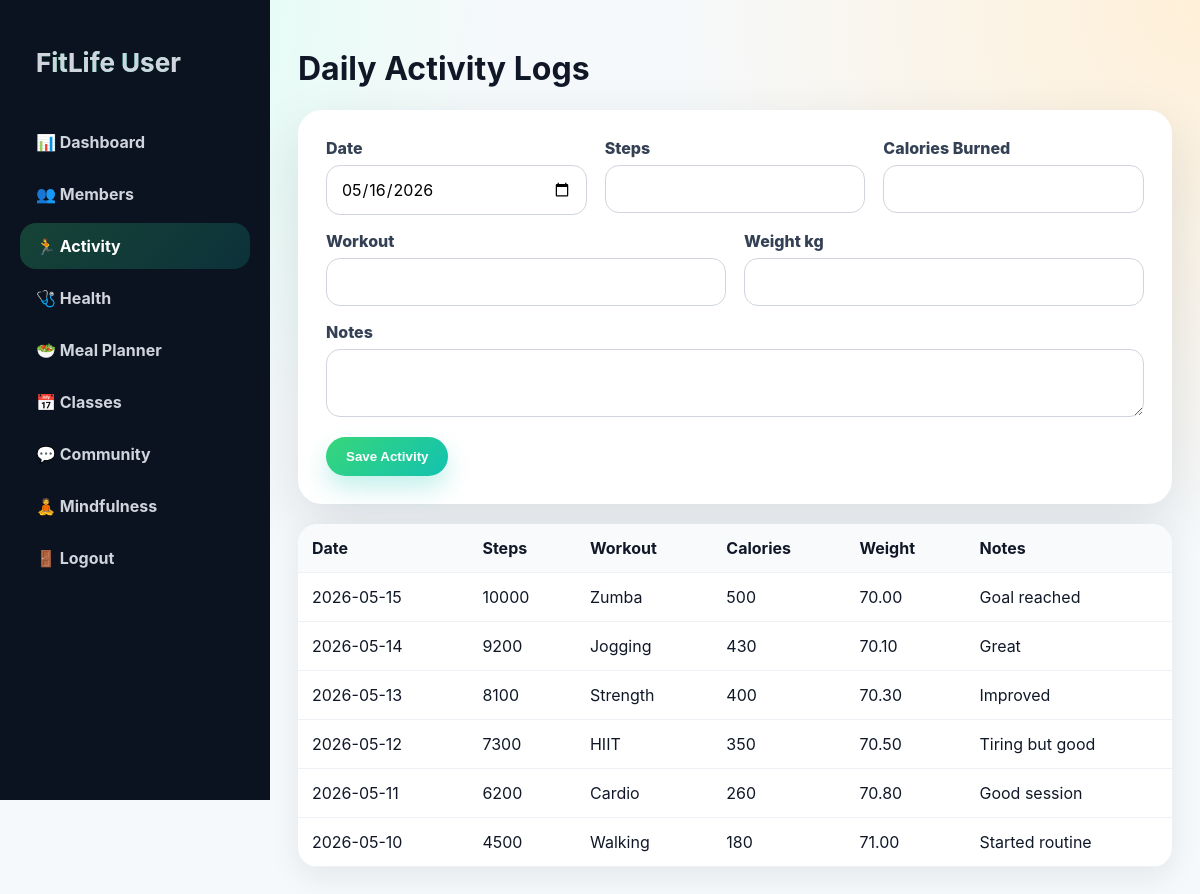
Page /member/activity.php (signed in) on the committed database.
### tables this page shows
CREATE TABLE activity_logs(
 id INT AUTO_INCREMENT PRIMARY KEY,
 member_id INT NOT NULL, log_date DATE, steps INT DEFAULT 0, workout VARCHAR(120), calories_burned INT DEFAULT 0, weight_kg DECIMAL(6,2), notes TEXT,
 FOREIGN KEY(member_id) REFERENCES members(id) ON DELETE CASCADE
);

### web/config/auth.php (called while the page is built, shortened)
<?php
function e($str){ return htmlspecialchars((string)$str, ENT_QUOTES, 'UTF-8'); }
function active($page){ return basename($_SERVER['PHP_SELF']) === $page ? 'active' : ''; }
?>

### web/member/activity.php (the view)
<?php require '../config/database.php'; require_once '../config/auth.php'; require_role('user'); $uid=$_SESSION['user_id']; $member_id=mysqli_fetch_assoc(mysqli_query($conn,"SELECT id FROM members WHERE user_id=$uid"))['id']; if($_SERVER['REQUEST_METHOD']=='POST'){ $date=$_POST['date'];$steps=(int)$_POST['steps'];$workout=mysqli_real_escape_string($conn,$_POST['workout']);$cal=(int)$_POST['calories'];$w=(float)$_POST['weight'];$notes=mysqli_real_escape_string($conn,$_POST['notes']); mysqli_query($conn,"INSERT INTO activity_logs(member_id,log_date,steps,workout,calories_burned,weight_kg,notes) VALUES($member_id,'$date',$steps,'$workout',$cal,$w,'$notes')"); mysqli_query($conn,"UPDATE members SET weight_kg=$w, level_points=level_points+10 WHERE id=$member_id"); } $rows=mysqli_query($conn,"SELECT * FROM activity_logs WHERE member_id=$member_id ORDER BY log_date DESC"); ?>
<!DOCTYPE html><html><head><title>Activity</title><link rel="stylesheet" href="../assets/css/style.css"></head><body><div class="layout"><?php include '_nav.php'; ?><main class="main"><h1>Daily Activity Logs</h1><form class="form" method="post"><div class="three"><div><label>Date</label><input type="date" name="date" value="<?=date('Y-m-d')?>"></div><div><label>Steps</label><input type="number" name="steps"></div><div><label>Calories Burned</label><input type="number" name="calories"></div></div><div class="two"><div><label>Workout</label><input name="workout"></div><div><label>Weight kg</label><input name="weight" step=".1"></div></div><label>Notes</label><textarea name="notes"></textarea><button>Save Activity</button></form><br><table class="table"><tr><th>Date</th><th>Steps</th><th>Workout</th><th>Calories</th><th>Weight</th><th>Notes</th></tr><?php while($r=mysqli_fetch_assoc($rows)):?><tr><td><?=$r['log_date']?></td><td><?=$r['steps']?></td><td><?=e($r['workout'])?></td><td><?=$r['calories_burned']?></td><td><?=$r['weight_kg']?></td><td><?=e($r['notes'])?></td></tr><?php endwhile;?></table></main></div></body></html>

### web/member/_nav.php
<?php require_once '../config/auth.php'; require_role('user'); $uid=(int)$_SESSION['user_id']; $m=mysqli_fetch_assoc(mysqli_query($conn,"SELECT * FROM members WHERE user_id=$uid")); $member_id=$m['id']??0; ?>
<div class="sidebar"><a class="brand">FitLife User</a><a class="<?=active('dashboard.php')?>" href="dashboard.php">📊 Dashboard</a><a class="<?=active('members.php')?>" href="members.php">👥 Members</a><a class="<?=active('activity.php')?>" href="activity.php">🏃 Activity</a><a class="<?=active('health.php')?>" href="health.php">🩺 Health</a><a class="<?=active('meals.php')?>" href="meals.php">🥗 Meal Planner</a><a class="<?=active('classes.php')?>" href="classes.php">📅 Classes</a><a class="<?=active('community.php')?>" href="community.php">💬 Community</a><a class="<?=active('mindfulness.php')?>" href="mindfulness.php">🧘 Mindfulness</a><a href="../logout.php">🚪 Logout</a></div>

### web/assets/css/style.css (style rules this page uses)
:root { --green:#37d67a;--teal:#12c2b0;--orange:#ff8a3d;--dark:#101828;--muted:#667085;--bg:#f6f9fb;--card:#fff;--danger:#ef4444;--warn:#f59e0b;--radius:24px;--shadow:0 20px 55px rgba(16,24,40,.12) }
* { box-sizing:border-box }
body { margin:0;font-family:Inter,Segoe UI,Arial,sans-serif;background:radial-gradient(circle at top left,#d7fff0,transparent 34%),radial-gradient(circle at top right,#fff0d8,transparent 35%),var(--bg);color:var(--dark) }
a { text-decoration:none;color:inherit }
.brand { font-size:26px;font-weight:900;background:linear-gradient(90deg,var(--green),var(--teal),var(--orange));-webkit-background-clip:text;color:transparent }
.btn,button { border:0;border-radius:999px;padding:12px 20px;font-weight:800;cursor:pointer;background:linear-gradient(135deg,var(--green),var(--teal));color:#fff;box-shadow:0 12px 24px rgba(18,194,176,.25);display:inline-block }
.layout { display:grid;grid-template-columns:270px 1fr;min-height:100vh }
.sidebar { background:#0b1220;color:white;padding:28px 20px;position:sticky;top:0;height:100vh }
.sidebar .brand { margin-bottom:28px;display:block }
.sidebar a { display:flex;gap:10px;align-items:center;padding:13px 16px;border-radius:16px;color:#d0d5dd;margin:6px 0;font-weight:700 }
.sidebar a.active,.sidebar a:hover { background:linear-gradient(135deg,rgba(55,214,122,.25),rgba(18,194,176,.18));color:white }
.main { padding:28px }
.table { width:100%;border-collapse:collapse;background:white;border-radius:20px;overflow:hidden;box-shadow:0 10px 30px rgba(16,24,40,.08) }
.table th,.table td { padding:14px;border-bottom:1px solid #eef2f6;text-align:left }
.table th { background:#f9fafb }
.form { max-width:880px;background:white;border-radius:24px;padding:28px;box-shadow:var(--shadow) }
input,select,textarea { width:100%;padding:13px 14px;border:1px solid #d0d5dd;border-radius:14px;margin:7px 0 16px;font:inherit }
label { font-weight:800;color:#344054 }
.two { display:grid;grid-template-columns:1fr 1fr;gap:18px }
.three { display:grid;grid-template-columns:repeat(3,1fr);gap:18px }

### rows in the picture
activity_logs: log_date "2026-05-15", steps "10000", workout "Zumba", calories_burned "500", weight_kg "70.00", notes "Goal reached"
activity_logs: log_date "2026-05-14", steps "9200", workout "Jogging", calories_burned "430", weight_kg "70.10", notes "Great"
activity_logs: log_date "2026-05-13", steps "8100", workout "Strength", calories_burned "400", weight_kg "70.30", notes "Improved"
activity_logs: log_date "2026-05-12", steps "7300", workout "HIIT", calories_burned "350", weight_kg "70.50", notes "Tiring but good"
activity_logs: log_date "2026-05-11", steps "6200", workout "Cardio", calories_burned "260", weight_kg "70.80", notes "Good session"
activity_logs: log_date "2026-05-10", steps "4500", workout "Walking", calories_burned "180", weight_kg "71.00", notes "Started routine"
